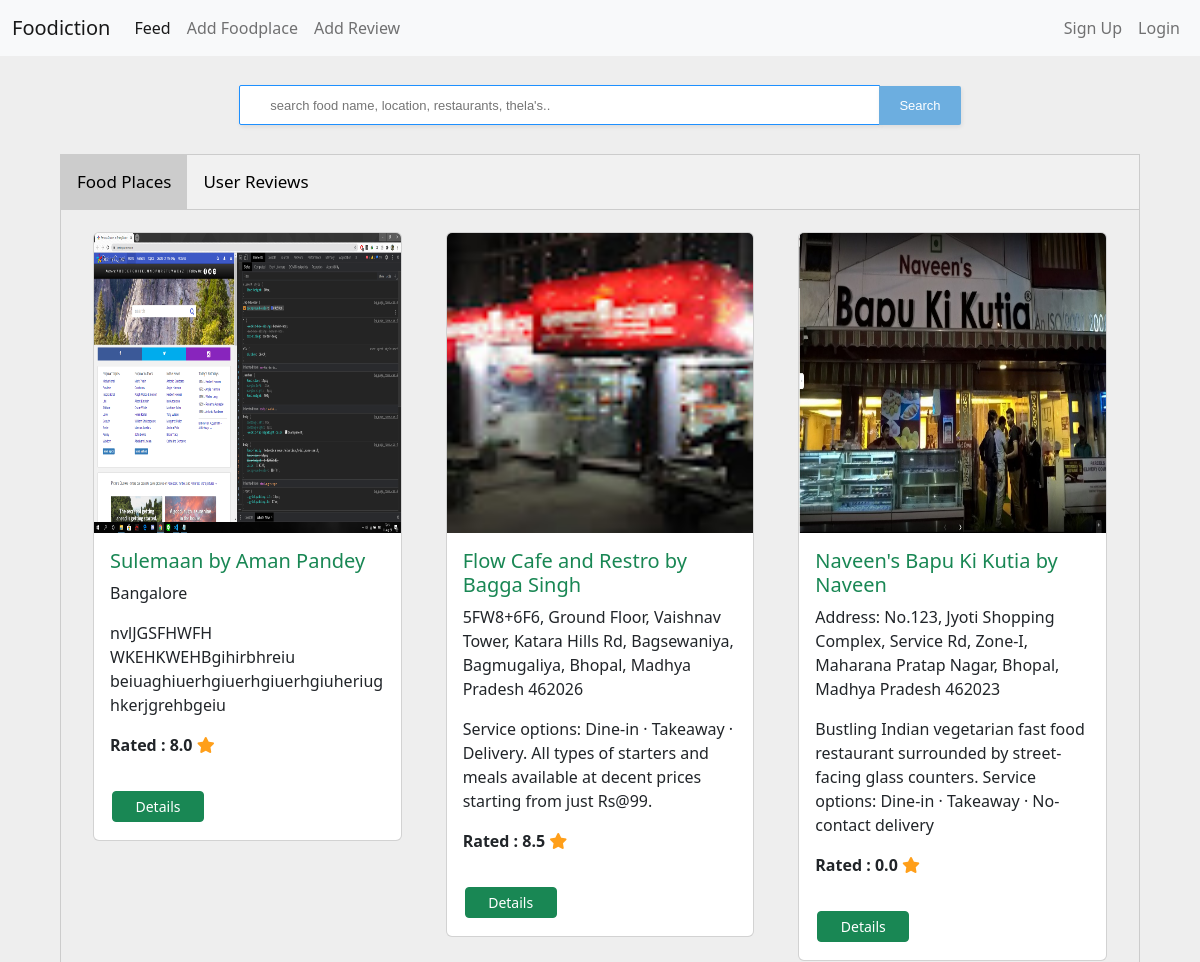
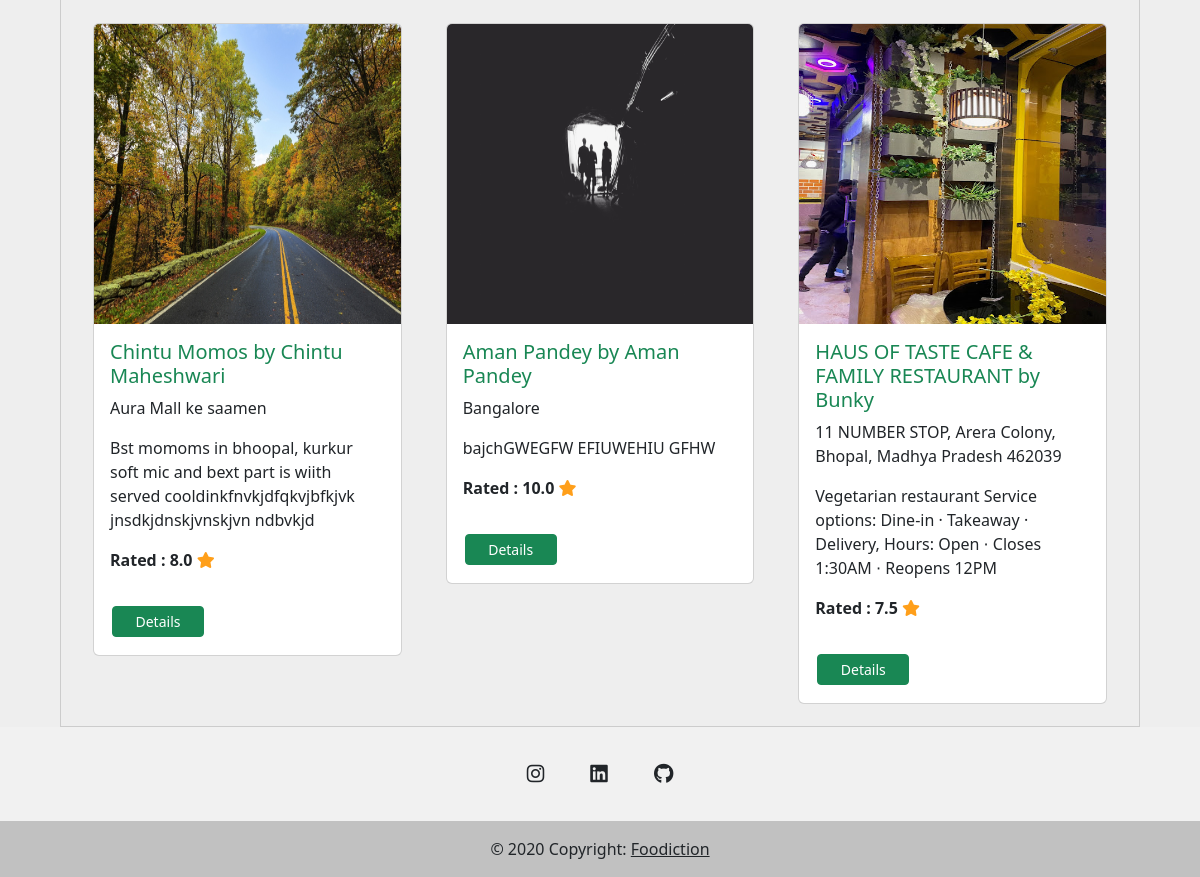
Screenshot of /search with the database file from the repository (2 pictures, top to bottom).
### food_app/models.py (models this page shows)
class FoodPlace(models.Model):
    user = models.CharField(max_length=150)
    foodplace_uuid = models.UUIDField(default=uuid.uuid4, help_text="UNIQUE ID FOR THE BATCH",
                                editable=False)
    name = models.CharField(max_length=150)
    owner_name = models.CharField(max_length=150)
    thumbnail = models.ImageField(upload_to="files/thumbnail")
    location = models.CharField(max_length=500)
    maps_location_link = models.CharField(max_length=500)
    description = models.CharField(max_length=500)
    rating = models.FloatField(default=1)
    active = models.BooleanField(default=True)
    spam = models.BooleanField(default=False)
    zomato_link = models.CharField(max_length=500)

### food_app/views.py (the view, shortened to what this page needs)
# urls.py: path("search", views.search, name='search'),
def search(request):
    queryset = FoodPlace.objects.all()
    queryset2 = UserReview.objects.all()
    query = request.GET.get('q')
    context = {
        'queryset': queryset,
        'queryset2': queryset2,
    }
    return render(request, "search.html", context)

### templates/search.html (shortened to what this page needs)
{% extends "base.html" %}
{% load static %}
{% block content %}
<div class="tab">
    <button class="tablinks" id="defaultOpen" onclick="openCity(event, 'London')">Food Places</button>
    <button class="tablinks" onclick="openCity(event, 'Paris')">User Reviews</button>
</div>
{% if queryset and queryset2 %}
<div class="tabcontent" id="London">
    <div class="row row-cols-1 row-cols-md-3 g-4">
        {% for foodplace in queryset %}
        <div class="col">
            <div class="card" style="">
                <img alt="..." class="card-img-top" src="{{ foodplace.thumbnail.url }}"
                     style="width:100%; height: 300px;">
                <div class="card-body">
                    <h5 class="card-title text-success">{{ foodplace.name }} by {{ foodplace.owner_name }}</h5>
                    <p class="card-text">{{ foodplace.location }}</p>
                    <p class="card-text">{{ foodplace.description }}</p>
                    <b>Rated : {{ foodplace.rating }} <span class="fa fa-star checked"></span></b>
                </div>
                <a class="btn btn-success btn-sm" href="{% url 'details-foodplace' foodplace.foodplace_uuid %}"
                   style="width: 30%;margin: 18px;">Details</a>
            </div>
        </div>
        {% endfor %}
    </div>
</div>
{% endif %}
{% endblock %}

### static/css/base.css (style rules this page uses)
*, *::after, *::before { box-sizing: border-box; padding: 0; margin: 0; }
.tab { overflow: hidden; border: 1px solid #ccc; background-color: #f1f1f1; width: 90%; margin: 0 auto; margin-top: 22px; }
.tab button { background-color: inherit; float: left; border: none; outline: none; cursor: pointer; padding: 14px 16px; transition: 0.3s; font-size: 17px; }
.tab button.active { background-color: #ccc; }
.tabcontent { display: none; padding: 22px; border: 1px solid #ccc; border-top: none; width: 90%; margin: 0 auto; }
.card { margin-left: 10px; margin-right: 10px; }
.checked, .price span { color: #ff9f1a; }

### rows the page displays
FoodPlace: thumbnail (picture), name "Sulemaan", owner_name "Aman Pandey", location "Bangalore", description "nvlJGSFHWFH WKEHKWEHBgihirbhreiu beiuaghiuerhgiuerhgiuerhgiuheriughkerjgrehbgeiu", rating "8.0"
FoodPlace: thumbnail (picture), name "Flow Cafe and Restro", owner_name "Bagga Singh", location "5FW8+6F6, Ground Floor, Vaishnav Tower, Katara Hills Rd, Bagsewaniya, Bagmugaliya, Bhopal, Madhya Pradesh 462026", description "Service options: Dine-in · Takeaway · Delivery. All types of starters and meals available at decent prices starting from just Rs@99.", rating "8.5"
FoodPlace: thumbnail (picture), name "Naveen's Bapu Ki Kutia", owner_name "Naveen", location "Address: No.123, Jyoti Shopping Complex, Service Rd, Zone-I, Maharana Pratap Nagar, Bhopal, Madhya Pradesh 462023", description "Bustling Indian vegetarian fast food restaurant surrounded by street-facing glass counters. Service options: Dine-in · Takeaway · No-contact delivery", rating "0.0"
FoodPlace: thumbnail (picture), name "Chintu Momos", owner_name "Chintu Maheshwari", location "Aura Mall ke saamen", description "Bst momoms in bhoopal, kurkur soft mic and bext part is wiith served cooldinkfnvkjdfqkvjbfkjvk jnsdkjdnskjvnskjvn ndbvkjd", rating "8.0"
FoodPlace: thumbnail (picture), name "Aman Pandey", owner_name "Aman Pandey", location "Bangalore", description "bajchGWEGFW EFIUWEHIU GFHW", rating "10.0"
FoodPlace: thumbnail (picture), name "HAUS OF TASTE CAFE & FAMILY RESTAURANT", owner_name "Bunky", location "11 NUMBER STOP, Arera Colony, Bhopal, Madhya Pradesh 462039", description "Vegetarian restaurant Service options: Dine-in · Takeaway · Delivery, Hours: Open ⋅ Closes 1:30AM ⋅ Reopens 12PM", rating "7.5"
